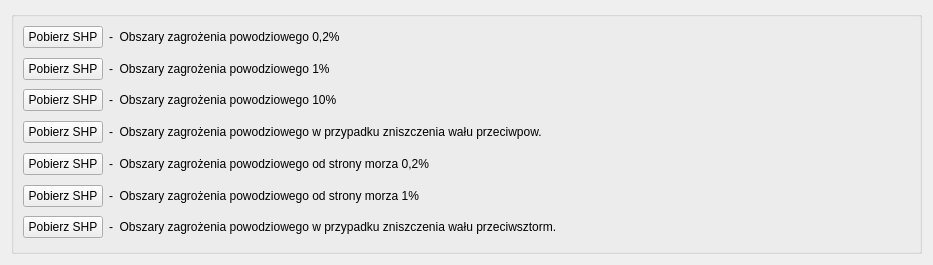
              <widget class="QWidget" name="page_6">
               <property name="geometry">
                <rect>
                 <x>0</x>
                 <y>0</y>
                 <width>933</width>
                 <height>265</height>
                </rect>
               </property>
               <attribute name="label">
                <string>Wartswy Shapefile - Obszary zagrożenia powodziowego z map zagrożenia powodziowego</string>
               </attribute>
               <layout class="QVBoxLayout" name="verticalLayout_4">
                <item>
                 <widget class="QGroupBox" name="groupBox_3">
                  <property name="title">
                   <string/>
                  </property>
                  <layout class="QVBoxLayout" name="verticalLayout_8">
                   <item>
                    <layout class="QFormLayout" name="formLayout_53">
                     <item row="0" column="0">
                      <widget class="QPushButton" name="pbOZP02_dane">
                       <property name="text">
                        <string>Pobierz SHP</string>
                       </property>
                      </widget>
                     </item>
                     <item row="0" column="1">
                      <widget class="QLabel" name="label_2aPGW_15">
                       <property name="text">
                        <string>-  Obszary zagrożenia powodziowego 0,2%</string>
                       </property>
                      </widget>
                     </item>
                    </layout>
                   </item>
                   <item>
                    <layout class="QFormLayout" name="formLayout_54">
                     <item row="0" column="0">
                      <widget class="QPushButton" name="pbOZP1_dane">
                       <property name="text">
                        <string>Pobierz SHP</string>
                       </property>
                      </widget>
                     </item>
                     <item row="0" column="1">
                      <widget class="QLabel" name="label_2aPGW_16">
                       <property name="text">
                        <string>-  Obszary zagrożenia powodziowego 1%</string>
                       </property>
                      </widget>
                     </item>
                    </layout>
                   </item>
                   <item>
                    <layout class="QFormLayout" name="formLayout_55">
                     <item row="0" column="0">
                      <widget class="QPushButton" name="pbOZP10_dane">
                       <property name="text">
                        <string>Pobierz SHP</string>
                       </property>
                      </widget>
                     </item>
                     <item row="0" column="1">
                      <widget class="QLabel" name="label_2aPGW_17">
                       <property name="text">
                        <string>-  Obszary zagrożenia powodziowego 10%</string>
                       </property>
                      </widget>
                     </item>
                    </layout>
                   </item>
                   <item>
                    <layout class="QFormLayout" name="formLayout_51">
                     <item row="0" column="0">
                      <widget class="QPushButton" name="pbOZP_ZWPP_dane">
                       <property name="text">
                        <string>Pobierz SHP</string>
                       </property>
                      </widget>
                     </item>
                     <item row="0" column="1">
                      <widget class="QLabel" name="label_2aPGW_13">
                       <property name="text">
                        <string>-  Obszary zagrożenia powodziowego w przypadku zniszczenia wału przeciwpow.</string>
                       </property>
                      </widget>
                     </item>
                    </layout>
                   </item>
                   <item>
                    <layout class="QFormLayout" name="formLayout_52">
                     <item row="0" column="0">
                      <widget class="QPushButton" name="pbOZP_M02_dane">
                       <property name="text">
                        <string>Pobierz SHP</string>
                       </property>
                      </widget>
                     </item>
                     <item row="0" column="1">
                      <widget class="QLabel" name="label_2aPGW_14">
                       <property name="text">
                        <string>-  Obszary zagrożenia powodziowego od strony morza 0,2%</string>
                       </property>
                      </widget>
                     </item>
                    </layout>
                   </item>
                   <item>
                    <layout class="QFormLayout" name="formLayout_56">
                     <item row="0" column="0">
                      <widget class="QPushButton" name="pbOZP_M1_dane">
                       <property name="text">
                        <string>Pobierz SHP</string>
                       </property>
                      </widget>
                     </item>
                     <item row="0" column="1">
                      <widget class="QLabel" name="label_2aPGW_18">
                       <property name="text">
                        <string>-  Obszary zagrożenia powodziowego od strony morza 1%</string>
                       </property>
                      </widget>
                     </item>
                    </layout>
                   </item>
                   <item>
                    <layout class="QFormLayout" name="formLayout_57">
                     <item row="0" column="0">
                      <widget class="QPushButton" name="pbOZP_ZWPS_dane">
                       <property name="text">
                        <string>Pobierz SHP</string>
                       </property>
                      </widget>
                     </item>
                     <item row="0" column="1">
                      <widget class="QLabel" name="label_2aPGW_19">
                       <property name="text">
                        <string>-  Obszary zagrożenia powodziowego w przypadku zniszczenia wału przeciwsztorm.</string>
                       </property>
                      </widget>
                     </item>
                    </layout>
                   </item>
                  </layout>
                 </widget>
                </item>
               </layout>
              </widget>
